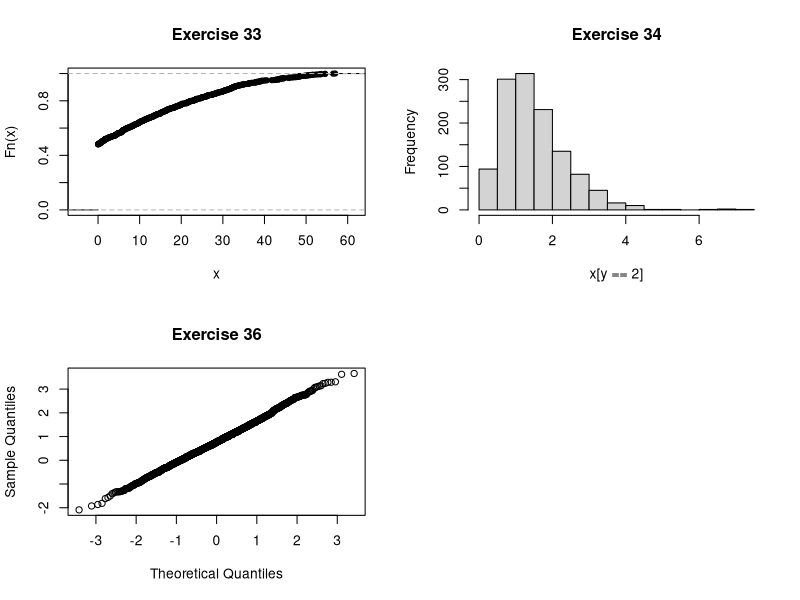
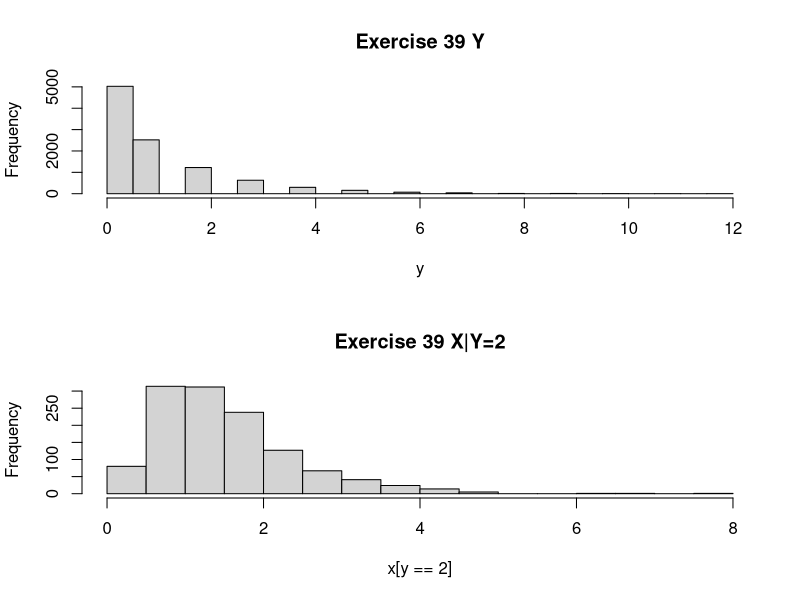
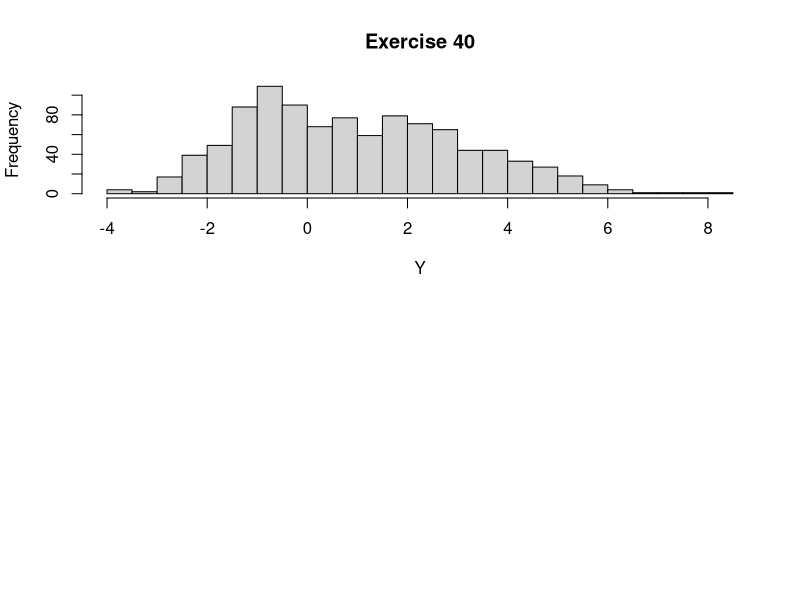

These charts were generated, in order, by the following R code:
#####Exercise 33
par(mfrow = c(2,2))
Xa = runif(1000, 0, 60)
Xb = runif(1000, 0, 60)
Wa = (Xb-Xa)
Wa[Wa<0] = 0
mean(Wa)
plot.ecdf(Wa, main = "Exercise 33")

#####Exercise 34
x = c()
y = c()
for(i in 1:10000){
x[i] = rexp(1,1)
y[i] = rpois(1,x[i])}
length(x[y == 2])
hist(x[y == 2], breaks = 20, main = "Exercise 34")
#####Exercise 36
#from ANALY511functions
mybivariate = function(n, mx = 0, my = 0,  sigx = 1, sigy = 1, rho = 1/2){
  Z1 <- rnorm(n)
  Z2 <- rnorm(n)
  X <- sigx*Z1 + mx
  Y <- rho*sigy*Z1 + sqrt(1-rho^2)*sigy*Z2
  z <- matrix(c(X,Y),ncol = 2)
  #plot(z[,1],z[,2],asp = 1)
  #grid(col = 1)
  return(z)
}
Exercise36 = mybivariate(10000)
cor(Exercise36[,1], Exercise36[,2])
Z= Exercise36[,2][Exercise36[,1]>=1]
mean(Z)
VarZ = mean(Z^2)-(mean(Z))
sqrt(VarZ)
sd(Z)
qqnorm(Z,main = "Exercise 36")


par(mfrow = c(2,1))
#####Exercise 39
x = c()
y = c()
for(i in 1:10000){
  x[i] = rexp(1,1)
  y[i] = rpois(1,x[i])}
hist(y , breaks = 20,main = "Exercise 39 Y")
hist(x[y == 2], breaks = 20,main = "Exercise 39 X|Y=2")

#####Exercise 40
###Part 1
w1 = 1/3
w2 = 2/3

Y = rep(0, times = 1000)

X = sample(c(1,2),1000,  prob = c(w1, w2), replace = T)
Y[X == 1] = rnorm(length(Y[X == 1]), -1, 1)
Y[X == 2] = rnorm(length(Y[X == 2]), 2, 2)


hist(Y, breaks = 20,main = "Exercise 40")

